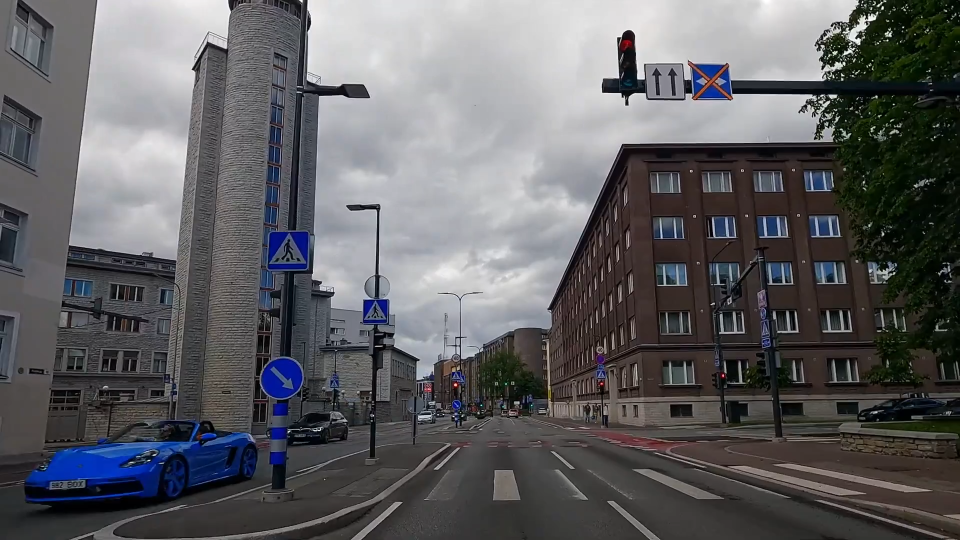
#> input picture app/frontend/src/assets/thumbnails/videoframe_0.png, 1920 x 1080 px, given in place of test3.mp4, which was not available (shown at 1/2 size)
$ python test.py   (older library calls are emulated)
#> lines starting #> are read from the running program, lines starting #| are printed output that depends on the picture; after the words box and inside, x2 and y2 are one past the last pixel; in counts of white or black regions, pixels touching at a corner belong together; pictures that were not available may be replaced by others from this repository, and a replacement may not be noted
import cv2
import numpy as np
from ultralytics import YOLO
from collections import defaultdict, deque
import json
from datetime import datetime, timedelta
from pathlib import Path
from typing import Dict, List, Tuple, Optional
import matplotlib.pyplot as plt
from scipy.spatial import distance
from dataclasses import dataclass, asdict, field

# =========================
# CONFIG CONSTANTS
# =========================

# Model / IO
MODEL_PATH = "yolo11n.pt"
INPUT_VIDEO = "./videos/test3.mp4"
OUTPUT_DIR = "./cache"

# Frame sampling: analyze every N-th frame (e.g., 1, 5, 10, 30, 50...)
FRAME_STEP = 10  # at 30 FPS -> analyze once per second

# Detection settings
CONFIDENCE_THRESHOLD = 0.3
IOU_THRESHOLD = 0.7
LANE_WIDTH_METERS = 3.5  # standard lane width (static physical width)

# Danger / TTC thresholds (legacy, still used in some fallbacks)
DANGER_DISTANCE_METERS = 2.0        # pedestrian–vehicle proximity in meters
DANGER_DISTANCE_PIXELS_FALLBACK = 50
TTC_PED_VEH_THRESHOLD = 2.0         # seconds
TTC_VEH_VEH_THRESHOLD = 1.5         # seconds
MAX_TTC_SECONDS = 5.0               # upper bound to consider TTC meaningful

STOPPED_SPEED_THRESHOLD_MPS = 0.5   # m/s considered "stopped"
STOPPED_DWELL_SECONDS = 5.0         # how long a vehicle must be stopped to raise event

# === Ego-collision detection sensitivity (dashcam car) ===
# Object must be within this distance ahead of the ego-vehicle
EGO_COLLISION_DISTANCE_METERS = 5.0      # longitudinal distance ahead of ego
# Time-to-collision threshold to flag an imminent collision
EGO_COLLISION_TTC_THRESHOLD = 2.0        # seconds
# Lateral tolerance around ego lane center (in addition to lane half-width)
EGO_LANE_TOLERANCE_METERS = 1.0

# Heatmap
HEATMAP_RADIUS = 20                 # pixels

# Event reporting
EVENT_COOLDOWN_SECONDS = 5.0        # report the same logical event at most once per 5s

# Mock world location: Tallinn University of Technology
MOCK_WORLD_LOCATION = {
    "name": "Tallinn University of Technology",
    "lat": 59.3949,
    "lon": 24.6648
}

# Mock video start datetime for overlay
VIDEO_START_DATETIME = datetime(2025, 11, 18, 12, 0, 0)

# COCO class mappings (YOLO11 on COCO)
VEHICLE_CLASSES = {2: 'car', 3: 'motorcycle', 5: 'bus', 7: 'truck'}
PEDESTRIAN_CLASSES = {0: 'person'}
CYCLIST_CLASSES = {1: 'bicycle'}


# =========================
# DATA STRUCTURES
# =========================

@dataclass
class DangerousEvent:
    """Data class for dangerous events"""
    id: int
    timestamp: str
    frame_number: int
    event_type: str
    description: str
    severity: str  # 'low', 'medium', 'high', 'critical'
    objects_involved: List[int]
    ttc: Optional[float] = None
    location: Optional[Tuple[int, int]] = None  # pixel coords (for overlay)
    world_location: Optional[Dict[str, float]] = None  # mock geo-location

    # [6 lines left out: function to_dict, not called in this run]


@dataclass
class AnalyzerState:
    """Holds all mutable analysis state."""
    track_history: Dict[int, deque] = field(
        default_factory=lambda: defaultdict(lambda: deque(maxlen=30))
    )
    track_speeds: Dict[int, List[float]] = field(
        default_factory=lambda: defaultdict(list)
    )
    track_dwell_times: Dict[int, float] = field(default_factory=dict)
    track_first_seen: Dict[int, int] = field(default_factory=dict)

    object_counts_per_frame: List[Dict] = field(default_factory=list)
    heatmap_accumulator: Optional[np.ndarray] = None
    line_crossings: Dict[str, int] = field(default_factory=lambda: defaultdict(int))
    dangerous_events: List[DangerousEvent] = field(default_factory=list)
    event_counter: int = 0

    pixels_per_meter: Optional[float] = None

    # Ego-lane geometry (in image space)
    lane_width_pixels: Optional[float] = None
    lane_direction: Optional[Tuple[float, float]] = None  # unit vector along lane
    lane_center_line: Optional[Tuple[Tuple[int, int], Tuple[int, int]]] = None
    lane_left_line: Optional[Tuple[float, float]] = None   # x = a*y + b
    lane_right_line: Optional[Tuple[float, float]] = None  # x = a*y + b

    regions: Dict[str, np.ndarray] = field(default_factory=dict)
    crossing_lines: Dict[str, Tuple[Tuple[int, int], Tuple[int, int]]] = field(
        default_factory=dict
    )

    # For throttling event reporting
    last_event_times: Dict[str, float] = field(default_factory=dict)


@dataclass
class AnalysisResult:
    """High-level result returned by analyze_video()."""
    state: AnalyzerState
    fps: float
    total_frames: int
    video_name: str


# =========================
# LANE WIDTH & GEOMETRY ESTIMATION
# =========================

def estimate_lane_geometry(frame: np.ndarray) -> Optional[dict]:
    """
    Estimate ego-lane geometry from a dashcam frame.

    Returns a dict with:
        - 'lane_width_pixels': float
        - 'left_line': (a_left, b_left) for x = a*y + b
        - 'right_line': (a_right, b_right)
        - 'lane_center_line': ((x_bottom, y_bottom), (x_top, y_top))
        - 'lane_direction': (dx, dy) unit vector along lane centerline
    or None if detection fails.
    """
    h, w = frame.shape[:2]

    # 1) Preprocess
    gray = cv2.cvtColor(frame, cv2.COLOR_BGR2GRAY)
    blur = cv2.GaussianBlur(gray, (5, 5), 0)

    edges = cv2.Canny(blur, 50, 150)

    # 2) Region of interest: bottom central trapezoid
    mask = np.zeros_like(edges)
    roi_vertices = np.array([[
        (int(w * 0.05), h),
        (int(w * 0.45), int(h * 0.6)),
        (int(w * 0.55), int(h * 0.6)),
        (int(w * 0.95), h)
    ]], dtype=np.int32)
    cv2.fillPoly(mask, roi_vertices, 255)
    edges_roi = cv2.bitwise_and(edges, mask)

    # 3) Hough transform
    lines = cv2.HoughLinesP(
        edges_roi,
        rho=1,
        theta=np.pi / 180,
        threshold=60,
        minLineLength=int(w * 0.2),
        maxLineGap=40
    )

    if lines is None:
        return None

    left_lines = []
    right_lines = []

    for line in lines:
        x1, y1, x2, y2 = line[0]
        if x1 == x2:
            continue
        slope = (y2 - y1) / (x2 - x1)

        # Left lane: negative slope, right lane: positive slope
        if slope < -0.3:
            left_lines.append((x1, y1, x2, y2, slope))
        elif slope > 0.3:
            right_lines.append((x1, y1, x2, y2, slope))

    if not left_lines or not right_lines:
        return None

    # [12 lines left out: function fit_line, not called in this run]

    a_left, b_left = fit_line(left_lines)
    a_right, b_right = fit_line(right_lines)

    # Evaluate lane width near the bottom of the image
    y_eval = int(h * 0.9)
    x_left = a_left * y_eval + b_left
    x_right = a_right * y_eval + b_right

    lane_width = abs(x_right - x_left)
    if lane_width < 10:  # clearly bogus
        return None

    # Define a centerline for the ego lane
    y_bottom = h
    y_top = int(h * 0.6)

    x_left_bottom = a_left * y_bottom + b_left
    x_right_bottom = a_right * y_bottom + b_right
    x_center_bottom = (x_left_bottom + x_right_bottom) / 2.0

    x_left_top = a_left * y_top + b_left
    x_right_top = a_right * y_top + b_right
    x_center_top = (x_left_top + x_right_top) / 2.0

    p_bottom = np.array([x_center_bottom, y_bottom], dtype=np.float32)
    p_top = np.array([x_center_top, y_top], dtype=np.float32)

    lane_vec = p_top - p_bottom
    norm = np.linalg.norm(lane_vec)
    if norm < 1e-6:
        return None
    lane_dir = (lane_vec / norm).astype(np.float32)

    lane_center_line = (
        (int(x_center_bottom), int(y_bottom)),
        (int(x_center_top), int(y_top))
    )

    return {
        "lane_width_pixels": float(lane_width),
        "left_line": (float(a_left), float(b_left)),
        "right_line": (float(a_right), float(b_right)),
        "y_eval": int(y_eval),
        "lane_center_line": lane_center_line,
        "lane_direction": (float(lane_dir[0]), float(lane_dir[1]))
    }


# [6 lines left out: function estimate_lane_width_pixels, not called in this run]


# =========================
# GEOMETRY & REGIONS
# =========================

def setup_regions(state: AnalyzerState, frame_shape: Tuple[int, int]):
    """
    Setup analysis regions and crossing lines based on frame size.
    """
    h, w = frame_shape[:2]

    state.regions = {
        'left_lane': np.array([[0, h // 3], [w // 3, h // 3],
                               [w // 3, 2 * h // 3], [0, 2 * h // 3]]),
        'center_lane': np.array([[w // 3, h // 3], [2 * w // 3, h // 3],
                                 [2 * w // 3, 2 * h // 3], [w // 3, 2 * h // 3]]),
        'right_lane': np.array([[2 * w // 3, h // 3], [w, h // 3],
                                [w, 2 * h // 3], [2 * w // 3, 2 * h // 3]]),
        'crosswalk': np.array([[w // 4, h // 2], [3 * w // 4, h // 2],
                               [3 * w // 4, 2 * h // 3], [w // 4, 2 * h // 3]])
    }

    # Single horizontal counting line
    state.crossing_lines = {
        'main_line': ((0, int(h * 0.6)), (w, int(h * 0.6)))
    }


def calibrate_pixel_to_meter(state: AnalyzerState,
                             frame: np.ndarray,
                             lane_width_pixels: Optional[int] = None):
    """
    Calibrate pixel-to-meter conversion using ego-lane width and direction.

    Preferred:
        - Detect ego-lane width and centerline from the frame via lane detection.
    Fallback:
        - Use frame_width / 3 as lane width and no lane direction.
    """
    h, w = frame.shape[:2]

    lane_geom = None

    # Try automatic ego-lane estimation if not supplied explicitly
    if lane_width_pixels is None:
        lane_geom = estimate_lane_geometry(frame)
        if lane_geom is not None:
            lane_width_pixels = lane_geom["lane_width_pixels"]
            state.lane_width_pixels = lane_width_pixels
            state.lane_direction = lane_geom["lane_direction"]
            state.lane_center_line = lane_geom["lane_center_line"]
            state.lane_left_line = lane_geom["left_line"]
            state.lane_right_line = lane_geom["right_line"]

    # Fallback if detection failed
    if lane_width_pixels is None:
        lane_width_pixels = w // 3  # crude guess
        state.lane_width_pixels = lane_width_pixels
        state.lane_direction = None
        state.lane_center_line = None
        state.lane_left_line = None
        state.lane_right_line = None

    # Use static physical lane width (3.5 m) for scaling
    state.pixels_per_meter = lane_width_pixels / LANE_WIDTH_METERS


# [674 lines left out: functions point_in_region, line_intersection, check_line_crossing, calculate_speed, calculate_ttc, update_heatmap and 10 more, not called in this run]


# =========================
# MAIN ANALYSIS FUNCTION
# =========================

def analyze_video(video_path: str,
                  output_dir: str = OUTPUT_DIR) -> AnalysisResult:
    """
    Main analysis function - process entire video using YOLO11n.
    Only every FRAME_STEP-th frame is analyzed, but ALL frames are written
    to the output video with overlays based on the latest analysis.
    """
#> called with video_path = './videos/test3.mp4', output_dir = './cache'
    output_path = Path(output_dir)
    output_path.mkdir(parents=True, exist_ok=True)

    cap = cv2.VideoCapture(video_path)
    if not cap.isOpened():
        raise ValueError(f"Cannot open video: {video_path}")

    fps = cap.get(cv2.CAP_PROP_FPS)
    frame_width = int(cap.get(cv2.CAP_PROP_FRAME_WIDTH))
    frame_height = int(cap.get(cv2.CAP_PROP_FRAME_HEIGHT))
    total_frames = int(cap.get(cv2.CAP_PROP_FRAME_COUNT))

    print(f"Processing video: {video_path}")
    print(f"Resolution: {frame_width}x{frame_height}, FPS: {fps}, "
          f"Frames: {total_frames}, Frame step: {FRAME_STEP}")

    video_name = Path(video_path).stem
    output_video_path = output_path / f"{video_name}_analyzed.mp4"
    fourcc = cv2.VideoWriter_fourcc(*'mp4v')
    out = cv2.VideoWriter(str(output_video_path), fourcc, fps,
                          (frame_width, frame_height))

    # Read first frame for calibration
    ret, first_frame = cap.read()
#> first_frame is the input picture: shape (1080, 1920, 3); mean B, G, R 98.8, 96, 96.1
    if not ret:
        raise ValueError("Cannot read first frame")
    cap.set(cv2.CAP_PROP_POS_FRAMES, 0)

    state = AnalyzerState()
    setup_regions(state, (frame_height, frame_width))
    calibrate_pixel_to_meter(state, first_frame)
#> in estimate_lane_geometry, `gray = cv2.cvtColor(frame, cv2.COLOR_BGR2GRAY)`:
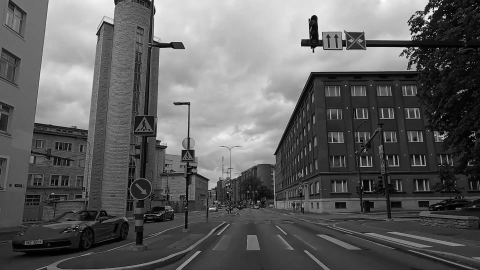
#> gray: shape (1080, 1920) (shown at 1/4 size); min 0, max 255, mean 96.3
#> in estimate_lane_geometry, `edges = cv2.Canny(blur, 50, 150)`:
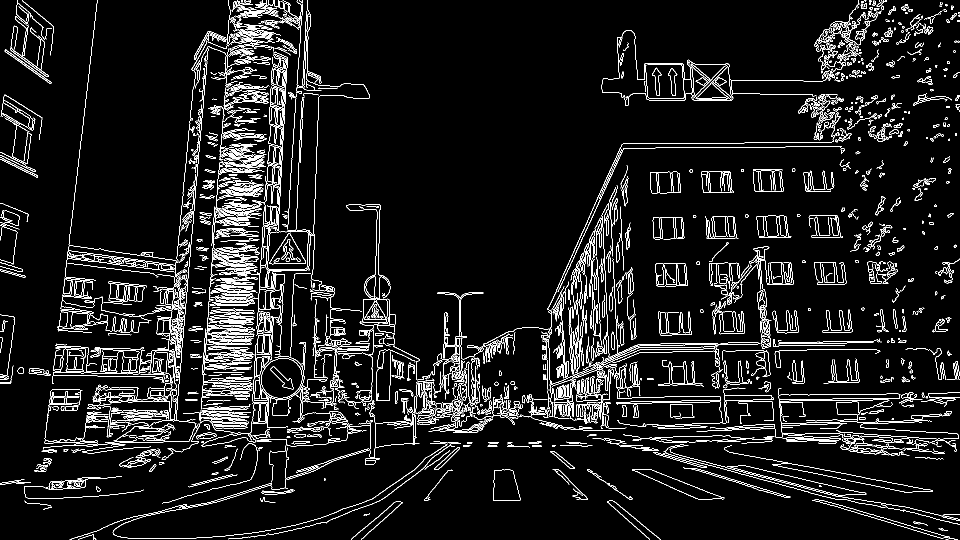
#> edges: shape (1080, 1920) (shown at 1/2 size); 6.7% white in thin lines or dots
#> in estimate_lane_geometry, `cv2.fillPoly(mask, roi_vertices, 255)`:
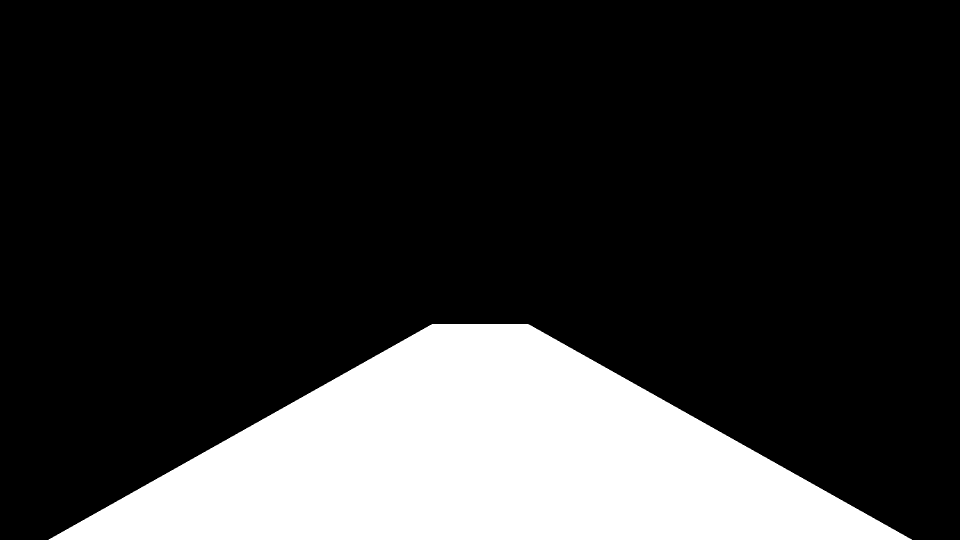
#> mask: shape (1080, 1920) (shown at 1/2 size); 20% white; 1 white region, box (x1, y1, x2, y2) and area: (97, 648, 1824, 1080) 415056
#> in estimate_lane_geometry, `edges_roi = cv2.bitwise_and(edges, mask)`:
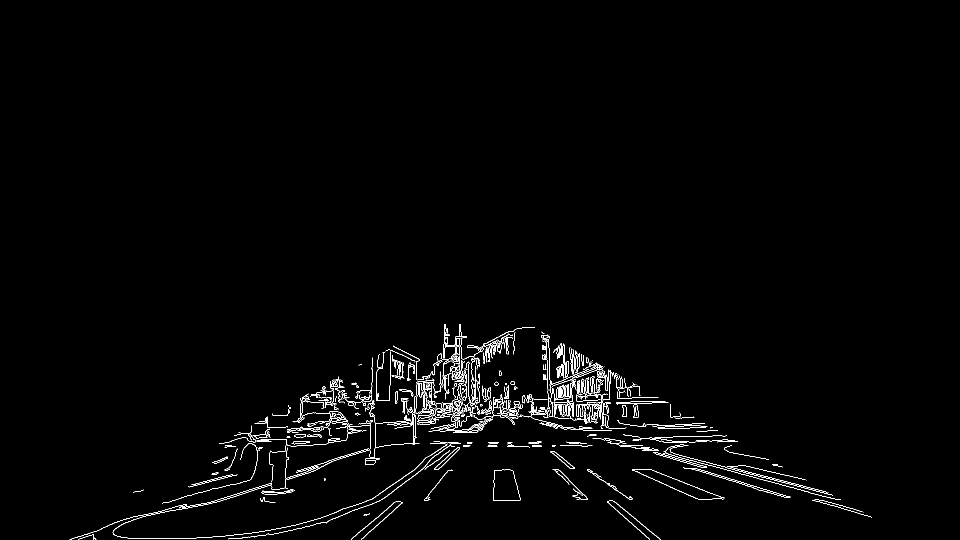
#> edges_roi: shape (1080, 1920) (shown at 1/2 size); 1.4% white in thin lines or dots, all inside (x1, y1, x2, y2) = (139, 648, 1744, 1080)
#> in estimate_lane_geometry, `lines = cv2.HoughLinesP( edges_roi, rho=1, theta=np.pi / 180, threshol..`: lines = 18 rows, first 6: [1146, 858, 1672, 998], [585, 865, 1146, 806], [827, 872, 1230, 749], [826, 869, 1220, 741], [805, 823, 1325, 805], [791, 804, 1260, 804]
#> the loop in estimate_lane_geometry, `for line in lines:` made 18 passes
#> (x1, y1, x2, y2, slope) on passes 1 to 8: (1146, 858, 1672, 998, 0.266), (585, 865, 1146, 806, -0.105), (827, 872, 1230, 749, -0.305), (826, 869, 1220, 741, -0.325), (805, 823, 1325, 805, -0.0346), (791, 804, 1260, 804, 0), (827, 874, 1243, 754, -0.288), (793, 856, 1275, 771, -0.176)
#> after the loop in estimate_lane_geometry, `for line in lines:`: left_lines = [(827, 872, 1230, 749, -0.305), (826, 869, 1220, 741, -0.325), (831, 868, 1227, 746, -0.308), (573, 883, 1063, 655, -0.465), (584, 863, 1028, 693, -0.383), (515, 917, 1027, 689, -0.445)]; right_lines = []

    model = YOLO(MODEL_PATH)

    frame_number = 0
    last_detected_objects: List[Dict] = []

    while True:
        ret, frame = cap.read()
        if not ret:
            break

        frame_number += 1

        # Compute mock datetime based on real video time
        if fps > 0:
            elapsed_seconds = frame_number / fps
        else:
            elapsed_seconds = 0.0
        current_dt = VIDEO_START_DATETIME + timedelta(seconds=elapsed_seconds)
        current_dt_str = current_dt.strftime("%d/%m/%Y %H:%M:%S")

        detected_objects: List[Dict] = last_detected_objects

        # Analyze only every N-th frame
        if FRAME_STEP > 0 and frame_number % FRAME_STEP == 0:
            timestamp_sec = frame_number / fps if fps > 0 else 0.0
            timestamp = str(timedelta(seconds=timestamp_sec))

            results = model.track(
                frame,
                persist=True,
                conf=CONFIDENCE_THRESHOLD,
                iou=IOU_THRESHOLD,
                verbose=False
            )

            detected_objects = []

            if results and results[0].boxes is not None and \
                    results[0].boxes.id is not None:

                boxes = results[0].boxes.xyxy.cpu().numpy()
                track_ids = results[0].boxes.id.cpu().numpy().astype(int)
                classes = results[0].boxes.cls.cpu().numpy().astype(int)
                confidences = results[0].boxes.conf.cpu().numpy()

                for box, track_id, class_id, conf in zip(
                        boxes, track_ids, classes, confidences
                ):
                    x1, y1, x2, y2 = box
                    center_x = int((x1 + x2) / 2)
                    center_y = int((y1 + y2) / 2)

                    class_name = model.names[int(class_id)]

                    # Update track history
                    state.track_history[track_id].append((center_x, center_y))

                    # Calculate speed (along ego-lane direction if available)
                    speed_mps = calculate_speed(state, track_id, fps)
                    if speed_mps is not None:
                        state.track_speeds[track_id].append(speed_mps)

                    # Line crossings
                    check_line_crossing(state, track_id, (center_x, center_y))

                    obj_data = {
                        'bbox': box,
                        'center': (center_x, center_y),
                        'track_id': track_id,
                        'class_id': int(class_id),
                        'class_name': class_name,
                        'confidence': float(conf),
                        'speed': speed_mps
                    }
                    detected_objects.append(obj_data)

                # Heatmap update
                update_heatmap(state, detected_objects, frame.shape)

                # Dangerous events (ego-collision only)
                check_dangerous_events(
                    state,
                    detected_objects,
                    frame_number,
                    timestamp,
                    fps,
                    frame.shape
                )

            # Per-analyzed-frame counts (for reports)
            class_counts = defaultdict(int)
            for obj in detected_objects:
                class_counts[obj['class_name']] += 1

            state.object_counts_per_frame.append({
                'frame': frame_number,
                'timestamp': timestamp,
                'total': len(detected_objects),
                'by_class': dict(class_counts)
            })

            last_detected_objects = detected_objects

            if frame_number % (FRAME_STEP * 100) == 0:
                print(f"Analyzed frame {frame_number}/{total_frames} "
                      f"({frame_number / total_frames * 100:.1f}%)")

        # Draw overlays using latest known detections (even on skipped frames)
        annotated_frame = draw_overlays(
            state,
            frame,
            last_detected_objects,
            frame_number,
            fps,
            current_datetime_str=current_dt_str
        )
        out.write(annotated_frame)

    cap.release()
    out.release()

    print(f"Video analysis complete. Output saved to: {output_video_path}")

    result = AnalysisResult(
        state=state,
        fps=fps,
        total_frames=total_frames,
        video_name=video_name
    )

    generate_reports(result, output_path)

    return result


# =========================
# COMPARISON FUNCTION
# =========================

# [76 lines left out: function compare_time_periods, not called in this run]


# =========================
# SCRIPT ENTRYPOINT
# =========================

if __name__ == "__main__":
    # Single video analysis
    analyze_video(
        video_path=INPUT_VIDEO,
        output_dir=OUTPUT_DIR
    )
#> (the call stopped at in analyze_video, `model = YOLO(MODEL_PATH)`: ultralytics is not available in this run)

    # Example for comparing two periods:
    # morning_result = analyze_video("./videos/morning_traffic.mp4",
    #                                "./morning_output")
    # day_result = analyze_video("./videos/daytime_traffic.mp4",
    #                            "./daytime_output")
    # compare_time_periods(morning_result, day_result,
    #                      "Morning", "Daytime",
    #                      "./comparison_report.txt")
